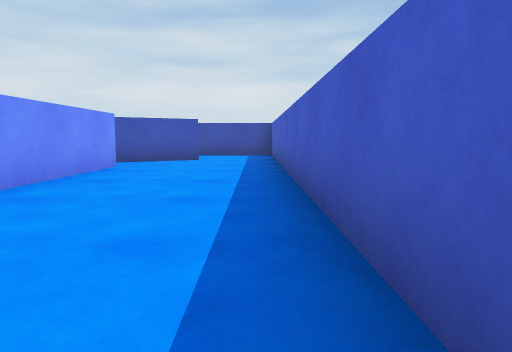
view 1 (above)

22 first-person views from a walk through a Unity game level. The camera is 0.55 m above the floor, tilts 6° down and sees 70° across. The floor is counted in squares, 1 m on a side. Each view is taken from the middle of a square. On the plan, view 1 faces up. The plan holds only what a view shows up to about 9 squares ahead; the rest is blank. The player character is not drawn.

view 2
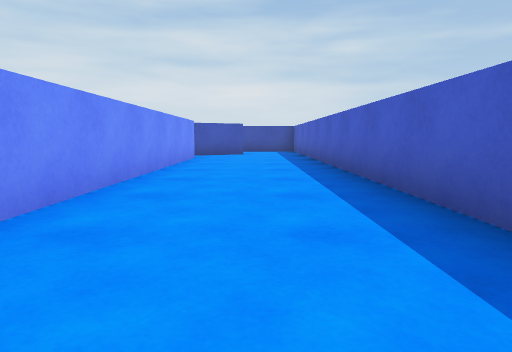

view 3
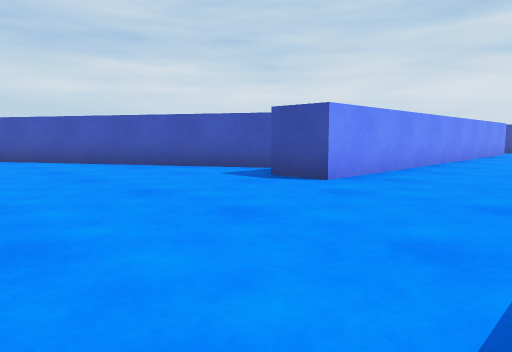

view 4
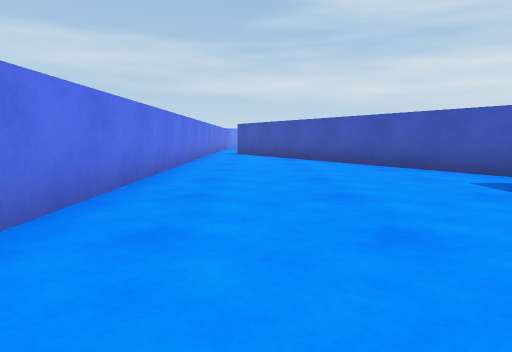

view 5
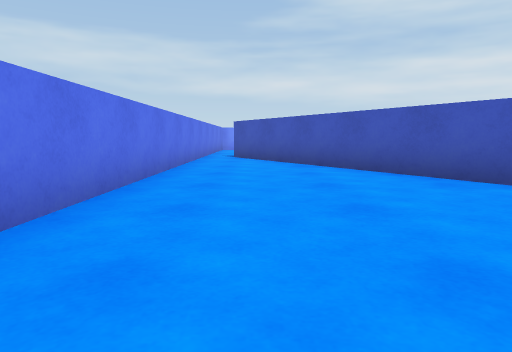

view 6
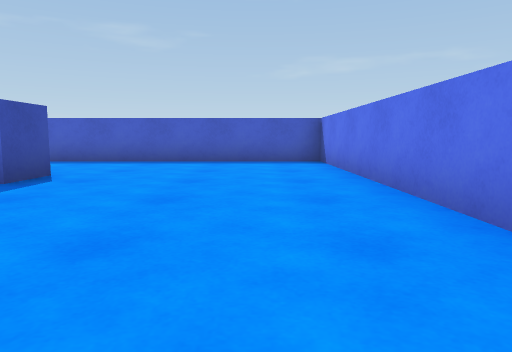

view 7
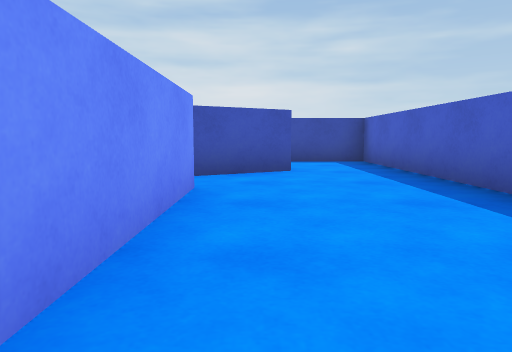

view 8
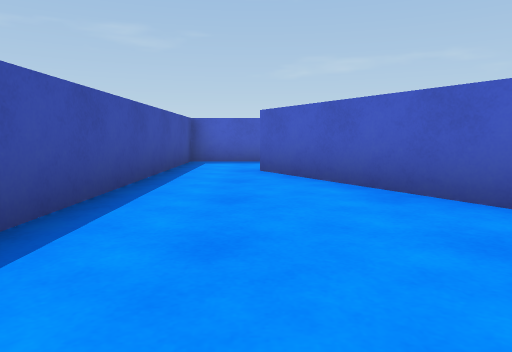

view 9
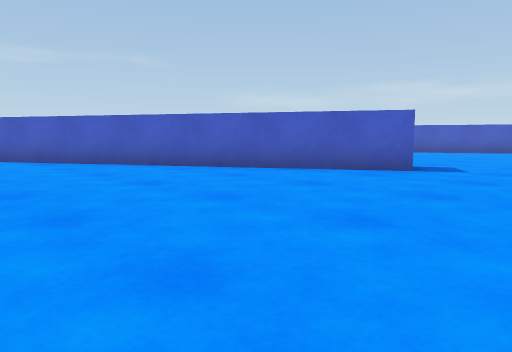

view 10
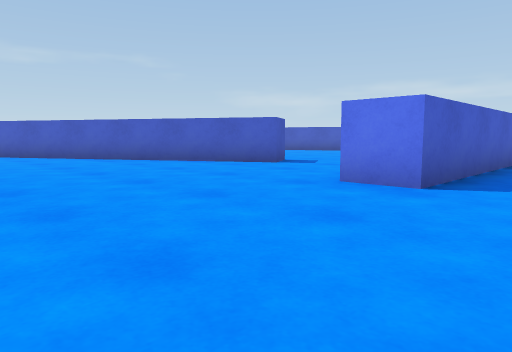

view 11
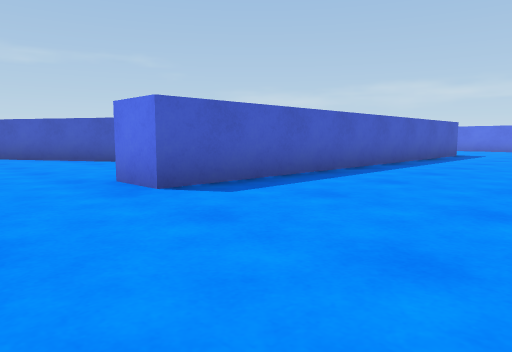

view 12
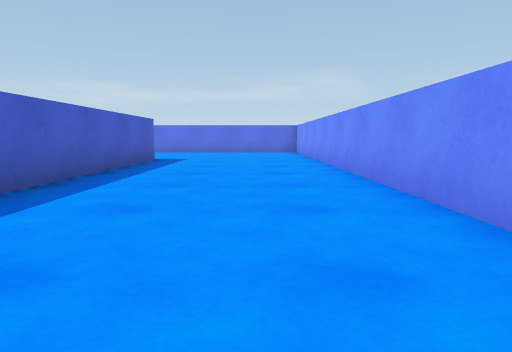

view 13
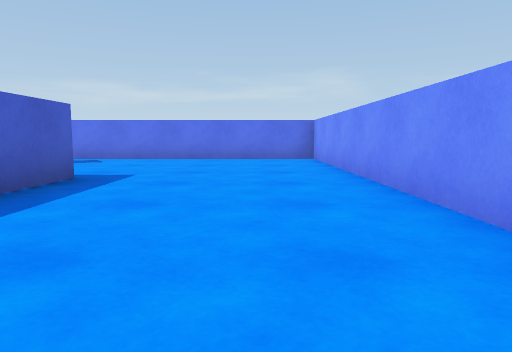

view 14
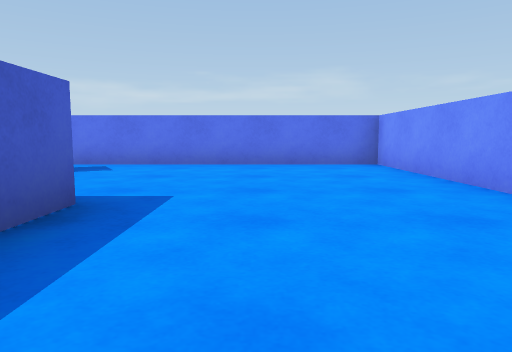

view 15
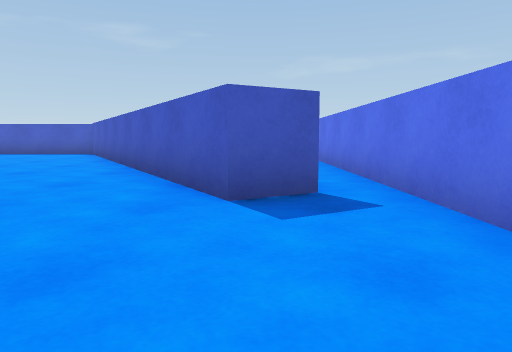

view 16
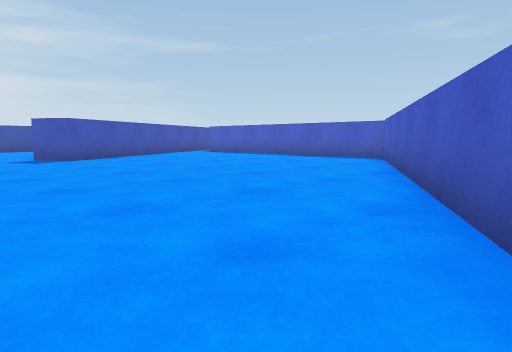

view 17
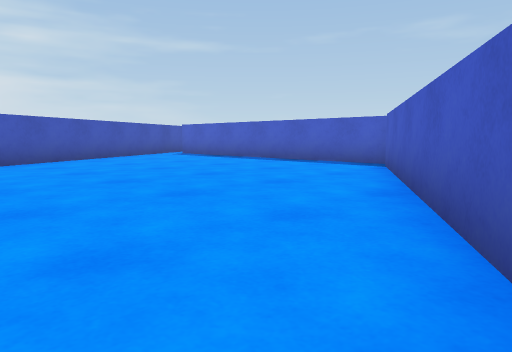

view 18
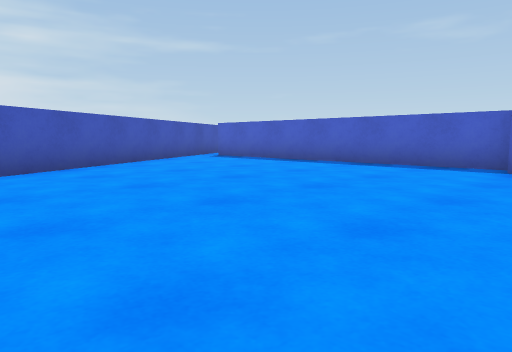

view 19
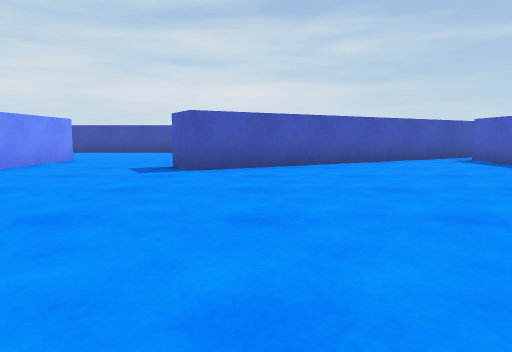

view 20
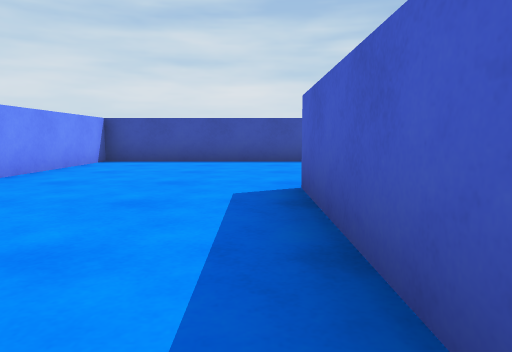

view 21
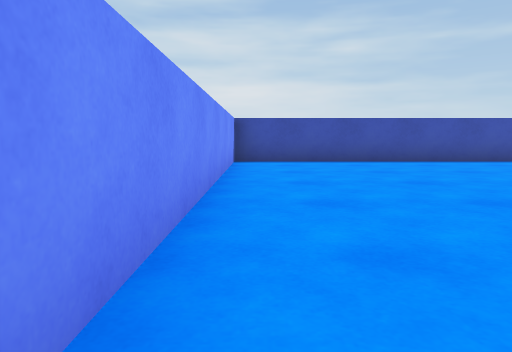

view 22
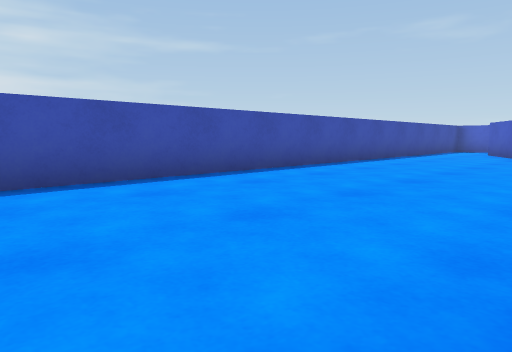

### Floor plan
Points are (right, up) in squares from view 1. A wall is a line through its corners. A room is listed if a view was taken in it or the views show most of it. See-through windows are left out.
Room 1 (views 1, 2, 3, 4, 5, 6, 7)
walls: (-4.5, -2.1) (-11.1, -5.9); (-2.7, 7) (-2.7, -3) (-3.8, -3); (-10.5, -7.5) (0.5, -7.5) (0.5, 9.5); (-1.4, 9.1) (-3.1, 8.1)
ways out: opening at (-11, -7) to room 2; opening at (-0.5, 10) to room 2; gap at (-3, 7) to room 2
Room 2 (views 8, 9, 10, 11, 12, 13, 14, 15, 16, 17, 18, 19, 20, 21, 22)
walls: (-14.5, -3) (-14.5, 7) (-13.5, 7) (-13.5, 4.4); (-4.8, 7.1) (-10.1, 4.1) (-10.6, 4.9) (-1.9, 10); (-3.7, 5.6) (-3.7, 7); (-3.7, -0.8) (-3.7, 3.5); (-12.3, -6.7) (-12.9, -5.8) (-4.2, -0.8); (0.5, 9.5) (0.5, 11.5) (-18.5, 11.5) (-18.5, -7.5) (-10.5, -7.5)
ways out: opening at (-11, -7) to room 1; opening at (-0.5, 10) to room 1; gap at (-3, 7) to room 1

Positions as (right, up) in squares from view 1, and headings:
1: (0, 0), facing up
2: (-1, -3), facing up
3: (0, -7), facing up-left
4: (0, -6), facing left
5: (-2, -6), facing left
6: (-8, -6), facing right
7: (-2, 3), facing up
8: (-8, 10), facing right
9: (-13, 11), facing down-right
10: (-16, 11), facing down-right
11: (-18, 9), facing down-right
12: (-17, 6), facing down
13: (-17, 2), facing down
14: (-16, 0), facing down
15: (-16, -6), facing right
16: (-13, -5), facing up-right
17: (-11, -4), facing up-right
18: (-11, -2), facing up-right
19: (-9, -2), facing up
20: (-15, 3), facing up
21: (-18, 3), facing up
22: (-15, 7), facing up-right
